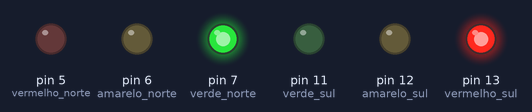
Simulated run of this sketch. Board: Arduino Uno, built with avr-gcc and run on an emulated ATmega328P. Shown: output pins drawn as LEDs (lit = HIGH).

Above: at 1.0 s.
At 3.0 s:
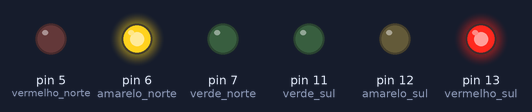
At 7.0 s:
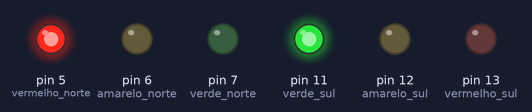
At 9.0 s:
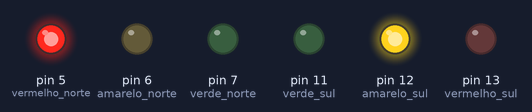
At 11.0 s:
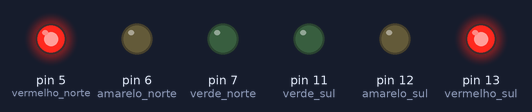
Timing chart, 0 to 15.6 s (numbered marks = the images above):
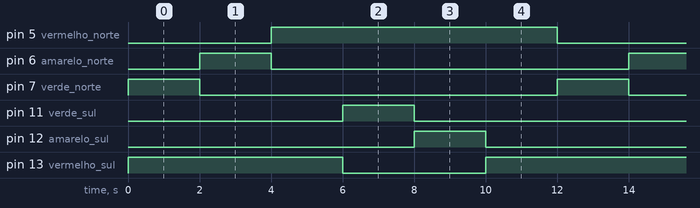

Measured:
- by itself, pin 5 (vermelho_norte): alternates HIGH for 8.0 s and LOW for 4.0 s
- by itself, pin 6 (amarelo_norte), pin 7 (verde_norte), pin 11 (verde_sul), pin 12 (amarelo_sul): alternates HIGH for 2.0 s and LOW for 10.0 s
- by itself, pin 13 (vermelho_sul): repeats every 12.0 s: LOW 4.0 s, HIGH 8.0 s

The sketch:

exe6-6.ino
```cpp
#define verde_sul 11
#define amarelo_sul 12
#define vermelho_sul 13
#define verde_norte 7
#define amarelo_norte 6
#define vermelho_norte 5

void setup(){
    pinMode(verde_sul, OUTPUT);
    pinMode(amarelo_sul, OUTPUT);
    pinMode(vermelho_sul, OUTPUT);
    pinMode(verde_norte, OUTPUT);
    pinMode(amarelo_norte, OUTPUT);
    pinMode(vermelho_norte, OUTPUT);
}

void loop(){
    // Sentido norte aberto, sentido sul fechado
    digitalWrite(verde_norte, 1);
    digitalWrite(amarelo_norte, 0);
    digitalWrite(vermelho_norte, 0);
    digitalWrite(verde_sul, 0);
    digitalWrite(amarelo_sul, 0);
    digitalWrite(vermelho_sul, 1);
    delay(2000);
    // Sentido norte amarelo, sentido sul fechado
    digitalWrite(verde_norte, 0);
    digitalWrite(amarelo_norte, 1);
    digitalWrite(vermelho_norte, 0);
    digitalWrite(verde_sul, 0);
    digitalWrite(amarelo_sul, 0);
    digitalWrite(vermelho_sul, 1);
    delay(2000);
    // Sentido norte fechado, sentido sul fechado
    digitalWrite(verde_norte, 0);
    digitalWrite(amarelo_norte, 0);
    digitalWrite(vermelho_norte, 1);
    digitalWrite(verde_sul, 0);
    digitalWrite(amarelo_sul, 0);
    digitalWrite(vermelho_sul, 1);
    delay(2000);
    // Sentido norte fechado, sentido sul aberto
    digitalWrite(verde_norte, 0);
    digitalWrite(amarelo_norte, 0);
    digitalWrite(vermelho_norte, 1);
    digitalWrite(verde_sul, 1);
    digitalWrite(amarelo_sul, 0);
    digitalWrite(vermelho_sul, 0);
    delay(2000);
    // Sentido norte fechado, sentido sul amarelo
    digitalWrite(verde_norte, 0);
    digitalWrite(amarelo_norte, 0);
    digitalWrite(vermelho_norte, 1);
    digitalWrite(verde_sul, 0);
    digitalWrite(amarelo_sul, 1);
    digitalWrite(vermelho_sul, 0);
    delay(2000);
    // Sentido norte fechado, sentido sul fechado
    digitalWrite(verde_norte, 0);
    digitalWrite(amarelo_norte, 0);
    digitalWrite(vermelho_norte, 1);
    digitalWrite(verde_sul, 0);
    digitalWrite(amarelo_sul, 0);
    digitalWrite(vermelho_sul, 1);
    delay(2000);
}
```
